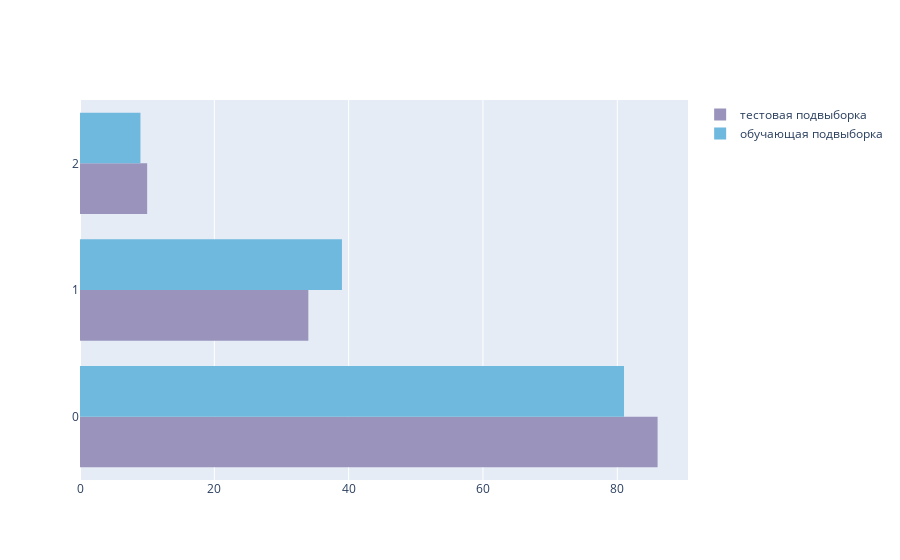

Source (notebook cell):
### Markdown cell above
### Распределение классов предсказания для валидационной и обущающей подвыборок

### Code cell
fig = go.Figure()
fig.add_trace(go.Histogram(histfunc="count", y=y_test, name="тестовая подвыборка", marker_color='#9A94BC'))
fig.add_trace(go.Histogram(histfunc="count", y=y_train, name="обучающая подвыборка",marker_color='#6FB8DE') )

fig.show()

### Figure 1 — Plotly figure (JSON) as saved in the notebook; plotly's stock layout.template omitted (floating-point values rounded to 4 significant figures; data arrays with more than 128 entries replaced by an {"elided": "..."} marker saying what was removed)
{"data": [{"histfunc": "count", "marker": {"color": "#9A94BC"}, "name": "тестовая подвыборка", "type": "histogram", "y": {"elided": "130 int values"}}, {"histfunc": "count", "marker": {"color": "#6FB8DE"}, "name": "обучающая подвыборка", "type": "histogram", "y": {"elided": "129 int values"}}], "layout": {}}
